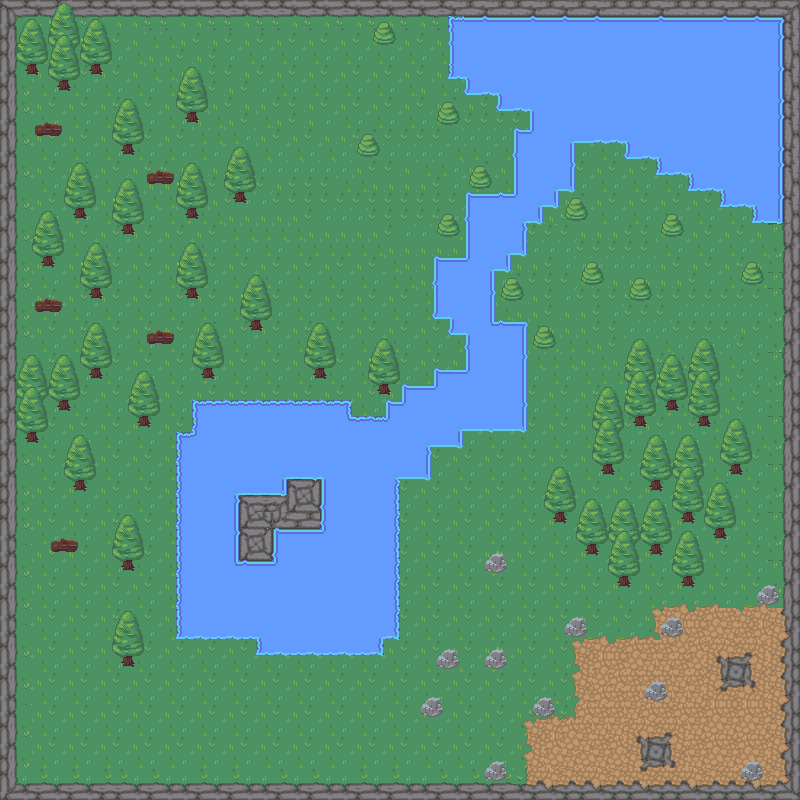

Rendered tile map (Tiled .tmx) drawn with the repository's tilesets; below, a short description and the map source with its tile grids summarised:
An orthogonal 50x50 tile map with 16x16 px tiles, 5 tile layers (ground, water, dust, boarders, ...), 2 tilesets and 104 objects (34x tree, 30x water, 14x rock, 12x bush, 5x dead_tree, ...).

<map version="1.9" tiledversion="1.9.2" orientation="orthogonal" renderorder="right-down" width="50" height="50" tilewidth="16" tileheight="16" infinite="0" nextlayerid="9" nextobjectid="244">
 <tileset firstgid="1" source="nature.tsx" />
 <tileset firstgid="721" source="Outside_B.tsx" />
 <layer id="1" name="ground" width="50" height="50">
  <data>[2500 cells, 2500 non-empty, 4 distinct tile ids]</data>
 </layer>
 <layer id="2" name="water" width="50" height="50">
  <data>[2500 cells, 557 non-empty, 58 distinct tile ids]</data>
 </layer>
 <layer id="3" name="dust" width="50" height="50">
  <data>[2500 cells, 243 non-empty, 69 distinct tile ids]</data>
 </layer>
 <layer id="8" name="boarders" width="50" height="50">
  <data>[2500 cells, 384 non-empty, 57 distinct tile ids]</data>
 </layer>
 <objectgroup id="4" name="objects">
  <object id="35" name="dead_tree" x="48" y="528" width="32" height="32" />
  <object id="36" name="dead_tree" x="144" y="320" width="32" height="32" />
  <object id="37" name="dead_tree" x="32" y="288" width="32" height="32" />
  <object id="39" name="dead_tree" x="144" y="160" width="32" height="32" />
  <object id="40" name="dead_tree" x="32" y="112" width="32" height="32" />
  <object id="41" name="hole" x="720" y="656" width="32" height="32" />
  <object id="44" name="hole" x="640" y="736" width="32" height="32" />
  <object id="127" name="tree" x="16" y="16" width="96" height="64" />
  <object id="128" name="tree" x="48" y="0" width="32" height="96" />
  <object id="130" name="tree" x="176" y="64" width="32" height="64" />
  <object id="131" name="tree" x="112" y="96" width="32" height="64" />
  <object id="132" name="tree" x="224" y="144" width="32" height="64" />
  <object id="133" name="tree" x="176" y="160" width="32" height="64" />
  <object id="136" name="tree" x="64" y="160" width="32" height="64" />
  <object id="138" name="tree" x="32" y="208" width="32" height="64" />
  <object id="139" name="tree" x="80" y="240" width="32" height="64" />
  <object id="140" name="tree" x="112" y="176" width="32" height="64" />
  <object id="141" name="tree" x="176" y="240" width="32" height="64" />
  <object id="142" name="tree" x="80" y="320" width="32" height="64" />
  <object id="143" name="tree" x="16" y="352" width="64" height="64" />
  <object id="144" name="tree" x="16" y="416" width="32" height="32" />
  <object id="145" name="tree" x="64" y="432" width="32" height="64" />
  <object id="146" name="tree" x="128" y="368" width="32" height="64" />
  <object id="147" name="tree" x="240" y="272" width="32" height="64" />
  <object id="148" name="tree" x="192" y="320" width="32" height="64" />
  <object id="149" name="tree" x="112" y="512" width="32" height="64" />
  <object id="150" name="tree" x="112" y="608" width="32" height="64" />
  <object id="151" name="tree" x="304" y="320" width="32" height="64" />
  <object id="152" name="tree" x="368" y="336" width="32" height="64" />
  <object id="171" name="dirt" x="528" y="722.361" width="271" height="75.2778" />
  <object id="172" name="dirt" x="576" y="637.308" width="222" height="85.3846" />
  <object id="173" name="dirt" x="656" y="606.125" width="143" height="35.75" />
  <object id="175" name="tree" x="624" y="336" width="32" height="96" />
  <object id="176" name="tree" x="656" y="352" width="32" height="64" />
  <object id="177" name="tree" x="688" y="336" width="32" height="96" />
  <object id="178" name="tree" x="720" y="416" width="32" height="64" />
  <object id="179" name="tree" x="592" y="400" width="32" height="96" />
  <object id="180" name="tree" x="544" y="464" width="32" height="64" />
  <object id="185" name="tree" x="576" y="496" width="96" height="64" />
  <object id="186" name="tree" x="608" y="560" width="32" height="32" />
  <object id="187" name="tree" x="672" y="528" width="32" height="64" />
  <object id="188" name="tree" x="640" y="432" width="64" height="64" />
  <object id="189" name="tree" x="672" y="496" width="32" height="32" />
  <object id="190" name="tree" x="704" y="480" width="32" height="64" />
  <object id="194" name="bush" x="368" y="16" width="32" height="32" />
  <object id="195" name="bush" x="432" y="96" width="32" height="32" />
  <object id="198" name="bush" x="352" y="128" width="32" height="32" />
  <object id="199" name="bush" x="464" y="160" width="32" height="32" />
  <object id="200" name="bush" x="432" y="208" width="32" height="32" />
  <object id="201" name="bush" x="560" y="192" width="32" height="32" />
  <object id="202" name="bush" x="656" y="208" width="32" height="32" />
  <object id="203" name="bush" x="736" y="256" width="32" height="32" />
  <object id="204" name="bush" x="624" y="272" width="32" height="32" />
  <object id="205" name="bush" x="576" y="256" width="32" height="32" />
  <object id="206" name="bush" x="496" y="272" width="32" height="32" />
  <object id="208" name="bush" x="528" y="320" width="32" height="32" />
  <object id="209" name="rock" x="752" y="576" width="32" height="32" />
  <object id="210" name="rock" x="480" y="544" width="32" height="32" />
  <object id="211" name="rock" x="432" y="640" width="32" height="32" />
  <object id="212" name="rock" x="560" y="608" width="32" height="32" />
  <object id="213" name="rock" x="416" y="688" width="32" height="32" />
  <object id="215" name="rock" x="480" y="640" width="32" height="32" />
  <object id="216" name="rock" x="528" y="688" width="32" height="32" />
  <object id="217" name="rock" x="480" y="752" width="32" height="32" />
  <object id="218" name="rock" x="640" y="672" width="32" height="32" />
  <object id="219" name="rock" x="736" y="752" width="32" height="32" />
  <object id="220" name="rock" x="656" y="608" width="32" height="32" />
  <object id="241" name="rock" x="288" y="480" width="32" height="48" />
  <object id="242" name="rock" x="240" y="496" width="32" height="64" />
  <object id="243" name="rock" x="272" y="496" width="16" height="32" />
 </objectgroup>
 <objectgroup id="7" name="boarders">
  <object id="221" name="boarder" x="0" y="0" width="800" height="16" />
  <object id="222" name="boarder" x="784" y="16" width="16" height="784" />
  <object id="223" name="boarder" x="0" y="784" width="784" height="16" />
  <object id="224" name="boarder" x="0" y="16" width="16" height="768" />
 </objectgroup>
 <objectgroup id="6" name="water">
  <object id="82" name="water" x="176" y="432" width="16" height="208" />
  <object id="83" name="water" x="352" y="416" width="48" height="224" />
  <object id="84" name="water" x="256" y="640" width="128" height="16" />
  <object id="85" name="water" x="448" y="0" width="352" height="80" />
  <object id="86" name="water" x="464" y="80" width="336" height="16" />
  <object id="87" name="water" x="496" y="96" width="304" height="16" />
  <object id="88" name="water" x="752" y="112" width="48" height="112" />
  <object id="89" name="water" x="720" y="112" width="32" height="96" />
  <object id="90" name="water" x="624" y="112" width="96" height="48" />
  <object id="91" name="water" x="656" y="160" width="64" height="16" />
  <object id="92" name="water" x="688" y="176" width="32" height="16" />
  <object id="93" name="water" x="528" y="112" width="96" height="16" />
  <object id="94" name="water" x="576" y="128" width="48" height="16" />
  <object id="96" name="water" x="512" y="128" width="64" height="64" />
  <object id="97" name="water" x="464" y="192" width="96" height="16" />
  <object id="98" name="water" x="464" y="208" width="80" height="16" />
  <object id="99" name="water" x="464" y="224" width="64" height="32" />
  <object id="100" name="water" x="432" y="256" width="80" height="16" />
  </objectgroup>
 <layer id="5" name="trees&amp;rocks" width="50" height="50">
  <data>[2500 cells, 483 non-empty, 55 distinct tile ids]</data>
 </layer>
</map>
<!-- 12 of 104 objects omitted -->
